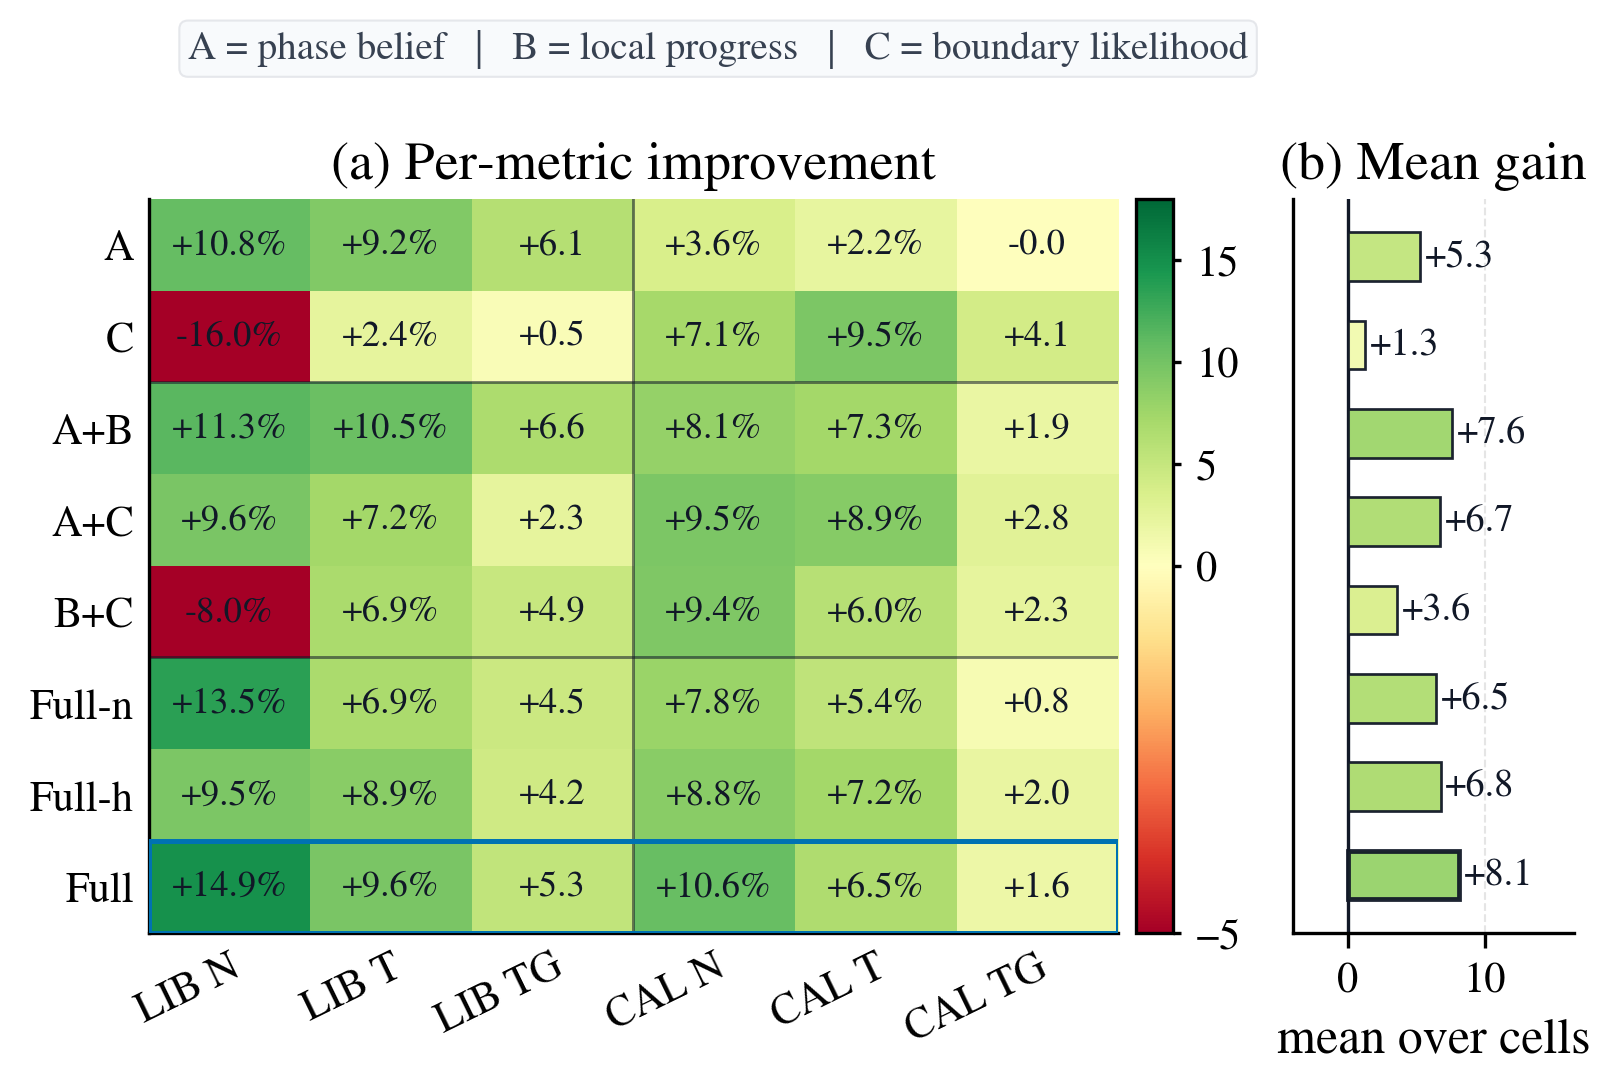

This figure's Python source:
from pathlib import Path
import json

import matplotlib.pyplot as plt
import matplotlib.patches as patches
import numpy as np
from matplotlib.colors import TwoSlopeNorm

from plot_style import (
    GRID_LINEWIDTH,
    apply_paper_style,
)


OUT_DIR = Path(__file__).resolve().parent
OUT_NAME = "signal_ablation_dense"
DATA_PATH = OUT_DIR / f"{OUT_NAME}_data.json"

DATASETS = ["LIBERO", "CALVIN"]
METRICS = ["NormL1", "TransL1", "TGripF1"]
ERROR_METRICS = {"NormL1", "TransL1"}

CMAP = plt.get_cmap("RdYlGn")
NORM = TwoSlopeNorm(vmin=-5.0, vcenter=0.0, vmax=18.0)

PANEL_TITLE_SIZE = 13.0
AXIS_LABEL_SIZE_LOCAL = 12.0
TICK_LABEL_SIZE_LOCAL = 10.2
ANNOTATION_SIZE_LOCAL = 9.2
DENSE_ANNOTATION_SIZE_LOCAL = 8.8
NOTE_SIZE_LOCAL = 9.4

ROW_LABELS = {
    "A only": "A",
    "C only": "C",
    "Full - now": "Full-n",
    "Full - horizon": "Full-h",
    "Full A+B+C": "Full",
}

METRIC_LABELS = {
    "NormL1": "N",
    "TransL1": "T",
    "TGripF1": "TG",
}


def set_style():
    apply_paper_style(
        {
            "font.size": 10.8,
            "axes.labelsize": AXIS_LABEL_SIZE_LOCAL,
            "axes.titlesize": PANEL_TITLE_SIZE,
            "xtick.labelsize": TICK_LABEL_SIZE_LOCAL,
            "ytick.labelsize": TICK_LABEL_SIZE_LOCAL,
        }
    )


def load_data():
    with DATA_PATH.open("r") as f:
        return json.load(f)


def improvement(base_value, value, metric):
    if metric in ERROR_METRICS:
        return (base_value - value) / base_value * 100.0
    return (value - base_value) * 100.0


def row_group(name):
    if name.startswith("Full"):
        if "-" in name:
            return "partial"
        return "full"
    if "*" in name:
        return "planned"
    if "+" in name:
        return "pair"
    return "single"


def build_matrix(data):
    status = data.get("status", {})
    rows = [
        row
        for row in data["order"]
        if status.get(row) != "planned_target_not_measured"
    ]
    values = data["values"]
    base = data["base"]
    matrix = []
    raw = []
    columns = []
    for dataset in DATASETS:
        for metric in METRICS:
            columns.append((dataset, metric))
    for row in rows:
        vals, raws = [], []
        for dataset, metric in columns:
            base_v = float(base[dataset][metric])
            cur_v = float(values[row][dataset][metric])
            vals.append(improvement(base_v, cur_v, metric))
            raws.append(cur_v)
        matrix.append(vals)
        raw.append(raws)
    return rows, columns, np.asarray(matrix), np.asarray(raw)


def draw_heatmap(ax, data, rows, columns, matrix):
    im = ax.imshow(matrix, aspect="auto", cmap=CMAP, norm=NORM)

    ax.set_yticks(np.arange(len(rows)))
    ax.set_yticklabels([ROW_LABELS.get(row, row) for row in rows])
    labels = []
    for dataset, metric in columns:
        labels.append(f"{dataset[:3]} {METRIC_LABELS[metric]}")
    ax.set_xticks(np.arange(len(columns)))
    ax.set_xticklabels(labels, rotation=26, ha="right", rotation_mode="anchor")

    ax.set_title("(a) Per-metric improvement", fontsize=PANEL_TITLE_SIZE, fontweight="normal", pad=5)
    ax.tick_params(length=0, labelsize=TICK_LABEL_SIZE_LOCAL)

    for i, row in enumerate(rows):
        group = row_group(row)
        if group == "planned":
            for j in range(len(columns)):
                ax.add_patch(
                    patches.Rectangle(
                        (j - 0.5, i - 0.5),
                        1,
                        1,
                        fill=False,
                        hatch="///",
                        edgecolor="#6B7280",
                        linewidth=0.0,
                        zorder=3,
                    )
                )
        if group == "full":
            ax.add_patch(
                patches.Rectangle(
                    (-0.5, i - 0.5),
                    len(columns),
                    1,
                    fill=False,
                    edgecolor="#0072B2",
                    linewidth=1.2,
                    zorder=4,
                )
            )
        for j, val in enumerate(matrix[i]):
            if columns[j][1] in ERROR_METRICS:
                text = f"{val:+.1f}%"
            else:
                text = f"{val:+.1f}"
            ax.text(
                j,
                i,
                text,
                ha="center",
                va="center",
                fontsize=DENSE_ANNOTATION_SIZE_LOCAL,
                color="#111827",
            )

    separators = []
    for marker in ["C only", "B+C", "Full - horizon"]:
        if marker in rows:
            separators.append(rows.index(marker) + 0.5)
    for y in separators:
        ax.axhline(y, color="#111827", linewidth=0.7, alpha=0.55)
    ax.axvline(2.5, color="#111827", linewidth=0.7, alpha=0.55)
    return im


def draw_score(ax, rows, matrix):
    y = np.arange(len(rows))
    score = matrix.mean(axis=1)
    for yi, row, val in zip(y, rows, score, strict=False):
        group = row_group(row)
        color = CMAP(NORM(val))
        hatch = "///" if group == "planned" else None
        edge = "#111827"
        linewidth = 1.15 if group == "full" else 0.65
        ax.barh(
            yi,
            val,
            height=0.55,
            color=color,
            edgecolor=edge,
            linewidth=linewidth,
            hatch=hatch,
            alpha=0.95,
            zorder=3,
        )
        ax.text(
            val + 0.35,
            yi,
            f"{val:+.1f}",
            ha="left",
            va="center",
            fontsize=ANNOTATION_SIZE_LOCAL,
            color="#111827",
        )

    ax.axvline(0, color="#111827", linewidth=0.8)
    ax.set_yticks(y)
    ax.set_yticklabels([])
    ax.invert_yaxis()
    ax.set_xlim(-4.0, 16.5)
    ax.set_title("(b) Mean gain", fontsize=PANEL_TITLE_SIZE, fontweight="normal", pad=5)
    ax.set_xlabel("mean over cells", fontsize=AXIS_LABEL_SIZE_LOCAL)
    ax.grid(axis="x", linestyle="--", linewidth=GRID_LINEWIDTH, alpha=0.32, zorder=0)
    ax.tick_params(axis="y", length=0, labelsize=TICK_LABEL_SIZE_LOCAL)
    ax.tick_params(axis="x", labelsize=TICK_LABEL_SIZE_LOCAL)


def main():
    set_style()
    data = load_data()
    rows, columns, matrix, _ = build_matrix(data)

    fig = plt.figure(figsize=(5.25, 3.65))
    gs = fig.add_gridspec(1, 2, width_ratios=[2.85, 0.78], wspace=0.18)
    ax_heat = fig.add_subplot(gs[0, 0])
    ax_score = fig.add_subplot(gs[0, 1])

    im = draw_heatmap(ax_heat, data, rows, columns, matrix)
    draw_score(ax_score, rows, matrix)

    cbar = fig.colorbar(im, ax=ax_heat, fraction=0.038, pad=0.018)
    cbar.set_label("")
    cbar.ax.tick_params(labelsize=TICK_LABEL_SIZE_LOCAL, length=2)

    fig.text(
        0.105,
        0.975,
        "A = phase belief   |   B = local progress   |   C = boundary likelihood",
        ha="left",
        va="top",
        fontsize=NOTE_SIZE_LOCAL,
        color="#374151",
        bbox={
            "boxstyle": "round,pad=0.22",
            "facecolor": "#F8FAFC",
            "edgecolor": "#E5E7EB",
            "linewidth": 0.5,
        },
    )

    fig.subplots_adjust(left=0.08, right=0.985, top=0.82, bottom=0.15)

    OUT_DIR.mkdir(parents=True, exist_ok=True)
    for ext in ("pdf", "png"):
        out = OUT_DIR / f"{OUT_NAME}.{ext}"
        fig.savefig(out, dpi=300, bbox_inches="tight")
        print(out)


if __name__ == "__main__":
    main()
